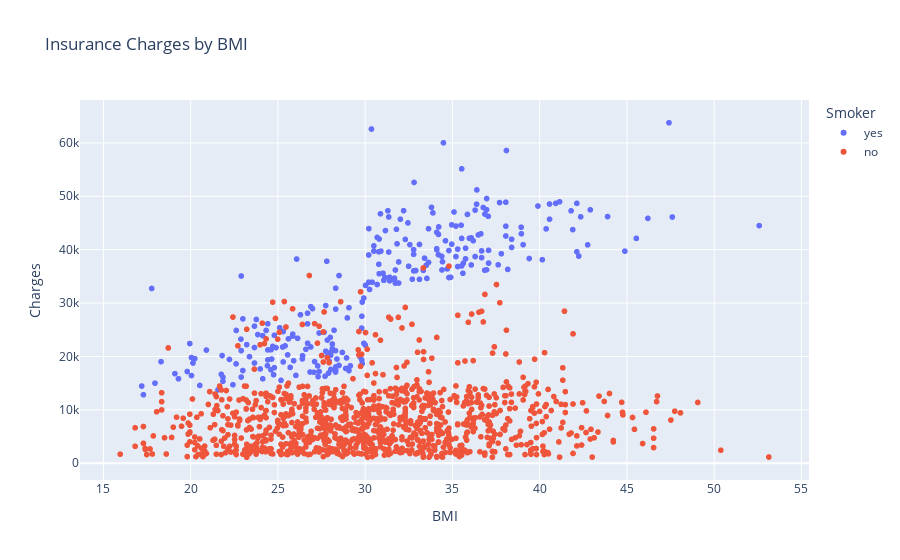

The code cell stored with this chart in its notebook:
### Markdown cell above
### **2. Checking how Does BMI (or BMI Category) Affect Insurance Charges**

### Code cell
fig = px.scatter(df, x='bmi', y='charges', color='smoker', 
                 title='Insurance Charges by BMI',
                 labels={'bmi': 'BMI', 'charges': 'Charges', 'smoker': 'Smoker'})
fig.show()

### Figure 1 — Plotly figure (JSON) as saved in the notebook; plotly's stock layout.template omitted (floating-point values rounded to 4 significant figures; data arrays with more than 128 entries replaced by an {"elided": "..."} marker saying what was removed)
{"data": [{"hovertemplate": "Smoker=yes<br>BMI=%{x}<br>Charges=%{y}<extra></extra>", "legendgroup": "yes", "marker": {"color": "#636efa", "symbol": "circle"}, "mode": "markers", "name": "yes", "showlegend": true, "type": "scattergl", "x": {"elided": "274 float values"}, "xaxis": "x", "y": {"elided": "274 float values"}, "yaxis": "y"}, {"hovertemplate": "Smoker=no<br>BMI=%{x}<br>Charges=%{y}<extra></extra>", "legendgroup": "no", "marker": {"color": "#EF553B", "symbol": "circle"}, "mode": "markers", "name": "no", "showlegend": true, "type": "scattergl", "x": {"elided": "1063 float values"}, "xaxis": "x", "y": {"elided": "1063 float values"}, "yaxis": "y"}], "layout": {"legend": {"title": {"text": "Smoker"}, "tracegroupgap": 0}, "title": {"text": "Insurance Charges by BMI"}, "xaxis": {"anchor": "y", "domain": [0, 1], "title": {"text": "BMI"}}, "yaxis": {"anchor": "x", "domain": [0, 1], "title": {"text": "Charges"}}}}
